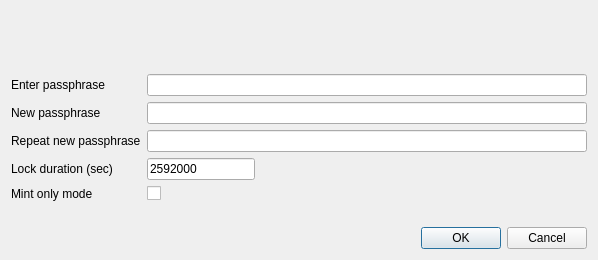
<?xml version="1.0" encoding="UTF-8"?>
<ui version="4.0">
 <class>AskPassphraseDialog</class>
 <widget class="QDialog" name="AskPassphraseDialog">
  <property name="geometry">
   <rect>
    <x>0</x>
    <y>0</y>
    <width>598</width>
    <height>260</height>
   </rect>
  </property>
  <property name="sizePolicy">
   <sizepolicy hsizetype="Preferred" vsizetype="Minimum">
    <horstretch>0</horstretch>
    <verstretch>0</verstretch>
   </sizepolicy>
  </property>
  <property name="minimumSize">
   <size>
    <width>550</width>
    <height>0</height>
   </size>
  </property>
  <property name="windowTitle">
   <string>Passphrase Dialog</string>
  </property>
  <layout class="QVBoxLayout" name="verticalLayout">
   <item>
    <widget class="QLabel" name="warningLabel">
     <property name="textFormat">
      <enum>Qt::RichText</enum>
     </property>
     <property name="wordWrap">
      <bool>true</bool>
     </property>
    </widget>
   </item>
   <item>
    <layout class="QFormLayout" name="formLayout">
     <property name="fieldGrowthPolicy">
      <enum>QFormLayout::AllNonFixedFieldsGrow</enum>
     </property>
     <item row="0" column="0">
      <widget class="QLabel" name="passLabel1">
       <property name="text">
        <string>Enter passphrase</string>
       </property>
      </widget>
     </item>
     <item row="0" column="1">
      <widget class="QLineEdit" name="passEdit1">
       <property name="echoMode">
        <enum>QLineEdit::Password</enum>
       </property>
      </widget>
     </item>
     <item row="1" column="0">
      <widget class="QLabel" name="passLabel2">
       <property name="text">
        <string>New passphrase</string>
       </property>
      </widget>
     </item>
     <item row="1" column="1">
      <widget class="QLineEdit" name="passEdit2">
       <property name="echoMode">
        <enum>QLineEdit::Password</enum>
       </property>
      </widget>
     </item>
     <item row="2" column="0">
      <widget class="QLabel" name="passLabel3">
       <property name="text">
        <string>Repeat new passphrase</string>
       </property>
      </widget>
     </item>
     <item row="2" column="1">
      <widget class="QLineEdit" name="passEdit3">
       <property name="echoMode">
        <enum>QLineEdit::Password</enum>
       </property>
      </widget>
     </item>
     <item row="3" column="0">
      <widget class="QLabel" name="passLabelDuration">
       <property name="text">
        <string>Lock duration (sec)</string>
       </property>
      </widget>
     </item>
     <item row="3" column="1">
      <widget class="QLineEdit" name="passEditDuration">
       <property name="sizePolicy">
        <sizepolicy hsizetype="Maximum" vsizetype="Fixed">
         <horstretch>0</horstretch>
         <verstretch>0</verstretch>
        </sizepolicy>
       </property>
       <property name="text">
        <string>2592000</string>
       </property>
      </widget>
     </item>
     <item row="4" column="0">
      <widget class="QLabel" name="passLabelMintOnly">
       <property name="text">
        <string>Mint only mode</string>
       </property>
      </widget>
     </item>
     <item row="4" column="1">
      <widget class="QCheckBox" name="passCheckBoxMintOnly">
       <property name="text">
        <string/>
       </property>
      </widget>
     </item>
     <item row="5" column="0">
      <widget class="QLabel" name="capsLabel">
       <property name="font">
        <font>
         <weight>75</weight>
         <bold>true</bold>
        </font>
       </property>
       <property name="text">
        <string/>
       </property>
       <property name="alignment">
        <set>Qt::AlignCenter</set>
       </property>
      </widget>
     </item>
    </layout>
   </item>
   <item>
    <widget class="QDialogButtonBox" name="buttonBox">
     <property name="orientation">
      <enum>Qt::Horizontal</enum>
     </property>
     <property name="standardButtons">
      <set>QDialogButtonBox::Cancel|QDialogButtonBox::Ok</set>
     </property>
    </widget>
   </item>
  </layout>
 </widget>
 <resources/>
 <connections>
  <connection>
   <sender>buttonBox</sender>
   <signal>accepted()</signal>
   <receiver>AskPassphraseDialog</receiver>
   <slot>accept()</slot>
   <hints>
    <hint type="sourcelabel">
     <x>248</x>
     <y>254</y>
    </hint>
    <hint type="destinationlabel">
     <x>157</x>
     <y>274</y>
    </hint>
   </hints>
  </connection>
  <connection>
   <sender>buttonBox</sender>
   <signal>rejected()</signal>
   <receiver>AskPassphraseDialog</receiver>
   <slot>reject()</slot>
   <hints>
    <hint type="sourcelabel">
     <x>316</x>
     <y>260</y>
    </hint>
    <hint type="destinationlabel">
     <x>286</x>
     <y>274</y>
    </hint>
   </hints>
  </connection>
 </connections>
</ui>
